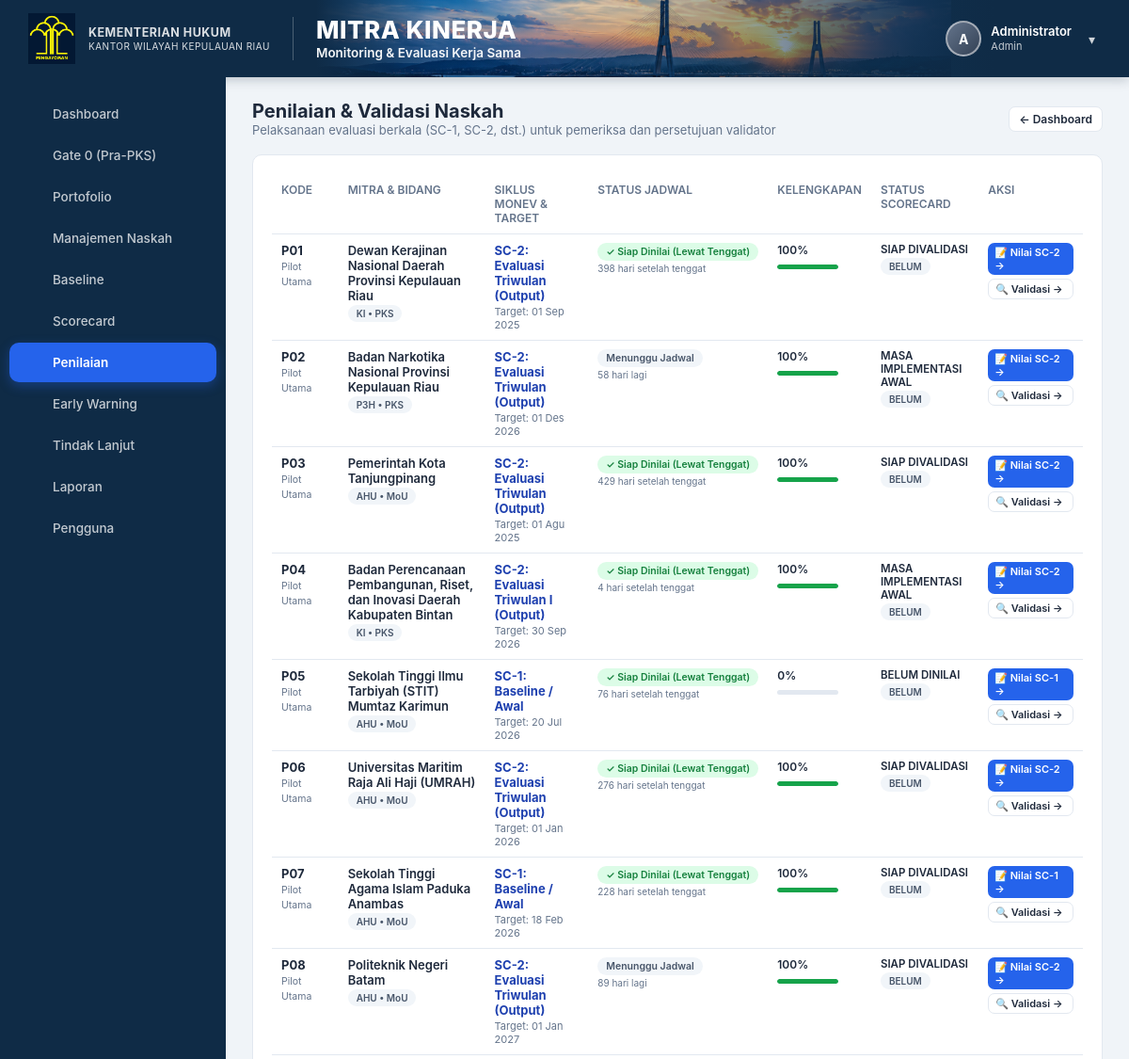
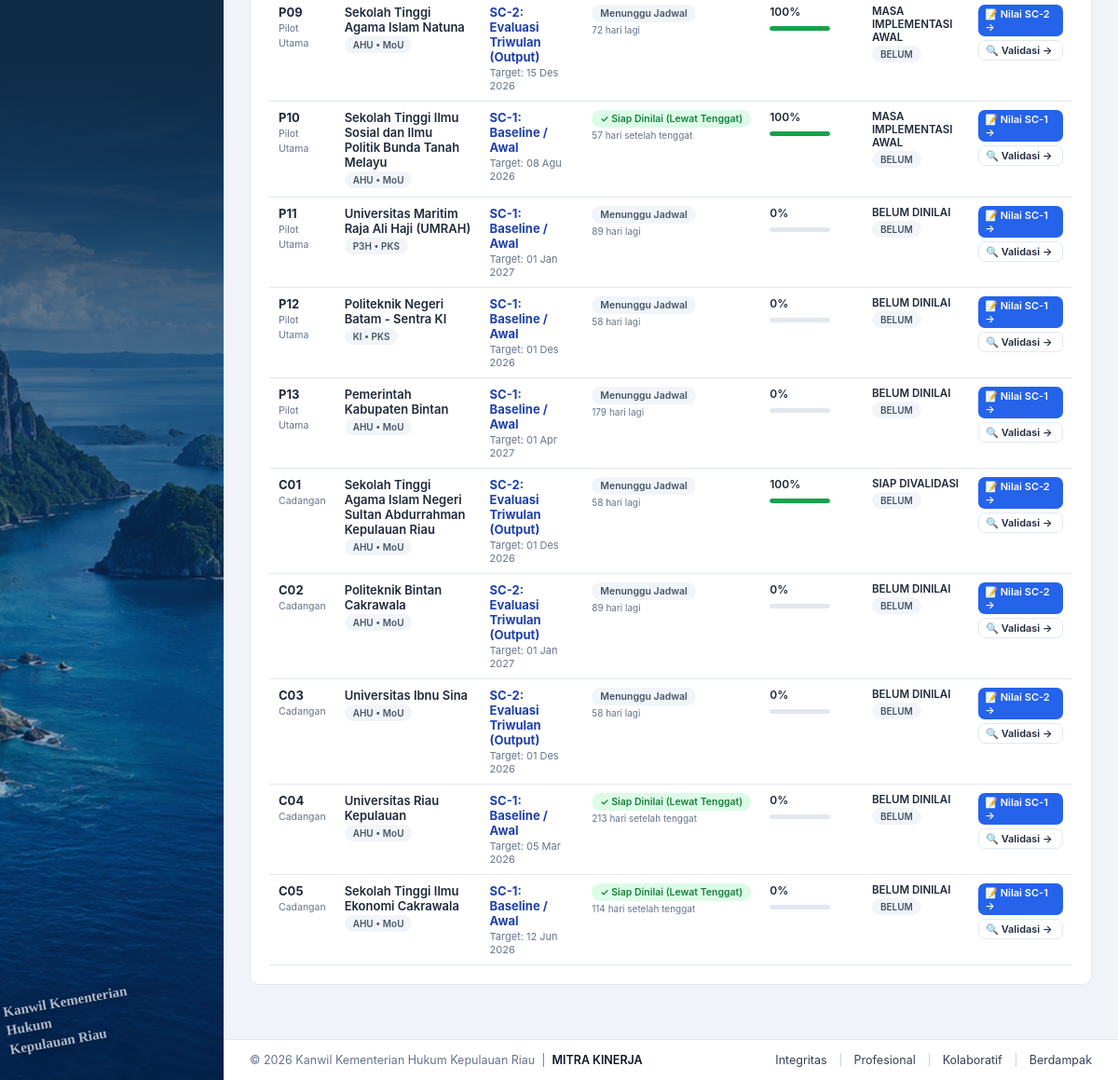
Page /mitra_validasi.php (signed in) on the committed database (2 pictures, top to bottom).
### tables this page shows
CREATE TABLE `users` (
  `id` int(11) NOT NULL AUTO_INCREMENT,
  `nama` varchar(150) NOT NULL,
  `username` varchar(50) NOT NULL,
  `password_hash` varchar(255) NOT NULL,
  `role` enum('admin','pemeriksa','validator','pimpinan','pengampu','pic') NOT NULL,
  `aktif` tinyint(1) NOT NULL DEFAULT 1,
  `created_at` timestamp NOT NULL DEFAULT current_timestamp(),
  PRIMARY KEY (`id`),
  UNIQUE KEY `username` (`username`)
);

CREATE TABLE `mitra_kinerja` (
  `id` int(11) NOT NULL AUTO_INCREMENT,
  `kode` varchar(5) NOT NULL,
  `portofolio` enum('Pilot Utama','Cadangan') NOT NULL,
  `nama_mitra` varchar(255) NOT NULL,
  `judul` text DEFAULT NULL,
  `jenis` enum('PKS','MoU') NOT NULL,
  `bidang` enum('AHU','KI','P3H','PPL','Keuangan','Humas','SDM') DEFAULT 'AHU',
  `pks_induk_id` int(11) DEFAULT NULL,
  `tanggal_mulai` date DEFAULT NULL,
  `tanggal_berakhir` date DEFAULT NULL,
  `status_tanggal` enum('TERVERIFIKASI','BELUM TERVERIFIKASI') NOT NULL DEFAULT 'BELUM TERVERIFIKASI',
  `evaluasi_per_tahun` int(11) NOT NULL DEFAULT 4,
  `baseline_status` enum('BELUM DIISI','DALAM PROSES','TERVERIFIKASI / DIKUNCI') NOT NULL DEFAULT 'BELUM DIISI',
  `baseline_locked_at` datetime DEFAULT NULL,
  `baseline_locked_by` int(11) DEFAULT NULL,
  `baseline_pemeriksa` varchar(255) DEFAULT NULL,
  `baseline_catatan_ringkasan` text DEFAULT NULL,
  `cutoff_date` date DEFAULT NULL,
  `sumber_baseline` varchar(255) DEFAULT NULL,
  `pic_internal` varchar(255) DEFAULT NULL,
  `pic_mitra` varchar(255) DEFAULT NULL,
  `pic_focal_point` varchar(255) DEFAULT NULL,
  `file_naskah` varchar(255) DEFAULT NULL,
  `foto_kerjasama` varchar(255) DEFAULT NULL,
  `pemeriksa_id` int(11) DEFAULT NULL,
  `tanggal_review` date DEFAULT NULL,
  `status_scorecard` varchar(50) NOT NULL DEFAULT 'BELUM LENGKAP',
  `posisi_portofolio` varchar(150) NOT NULL DEFAULT 'BELUM DAPAT DITENTUKAN',
  `rekomendasi` text DEFAULT NULL,
  `created_at` timestamp NOT NULL DEFAULT current_timestamp(),
  `updated_at` timestamp NOT NULL DEFAULT current_timestamp() ON UPDATE current_timestamp(),
  PRIMARY KEY (`id`),
  UNIQUE KEY `kode` (`kode`),
  KEY `pemeriksa_id` (`pemeriksa_id`),
  KEY `fk_mitra_induk` (`pks_induk_id`),
  CONSTRAINT `fk_mitra_induk` FOREIGN KEY (`pks_induk_id`) REFERENCES `mitra_kinerja` (`id`) ON DELETE SET NULL,
  CONSTRAINT `mitra_kinerja_ibfk_1` FOREIGN KEY (`pemeriksa_id`) REFERENCES `users` (`id`) ON DELETE SET NULL
);

CREATE TABLE `siklus_monev` (
  `id` int(11) NOT NULL AUTO_INCREMENT,
  `mitra_id` int(11) NOT NULL,
  `rencana_kerja_id` int(11) DEFAULT NULL,
  `siklus_ke` int(11) NOT NULL,
  `nama_siklus` varchar(100) NOT NULL,
  `tanggal_target_evaluasi` date NOT NULL,
  `tanggal_realisasi_evaluasi` date DEFAULT NULL,
  `status_siklus` enum('Menunggu','Perlu Penilaian Segera','Sedang Dinilai','Selesai') NOT NULL DEFAULT 'Menunggu',
  `catatan_monev` text DEFAULT NULL,
  `nilai_siklus` decimal(6,2) DEFAULT NULL,
  `created_at` timestamp NOT NULL DEFAULT current_timestamp(),
  PRIMARY KEY (`id`),
  UNIQUE KEY `uq_mitra_siklus` (`mitra_id`, `siklus_ke`),
  KEY `mitra_id` (`mitra_id`),
  KEY `rencana_kerja_id` (`rencana_kerja_id`),
  CONSTRAINT `siklus_monev_ibfk_1` FOREIGN KEY (`mitra_id`) REFERENCES `mitra_kinerja` (`id`) ON DELETE CASCADE,
  CONSTRAINT `siklus_monev_ibfk_2` FOREIGN KEY (`rencana_kerja_id`) REFERENCES `rencana_kerja` (`id`) ON DELETE SET NULL
);

CREATE TABLE `validasi` (
  `id` int(11) NOT NULL AUTO_INCREMENT,
  `mitra_id` int(11) NOT NULL,
  `status` enum('BELUM','DISETUJUI','PERLU PERBAIKAN') NOT NULL DEFAULT 'BELUM',
  `validator_id` int(11) DEFAULT NULL,
  `tanggal_validasi` date DEFAULT NULL,
  `catatan` text DEFAULT NULL,
  PRIMARY KEY (`id`),
  UNIQUE KEY `mitra_id` (`mitra_id`),
  KEY `validator_id` (`validator_id`),
  CONSTRAINT `validasi_ibfk_1` FOREIGN KEY (`mitra_id`) REFERENCES `mitra_kinerja` (`id`) ON DELETE CASCADE,
  CONSTRAINT `validasi_ibfk_2` FOREIGN KEY (`validator_id`) REFERENCES `users` (`id`) ON DELETE SET NULL
);

### mitra_validasi.php (the view, shortened to what the rows shown need)
<?php
require_once __DIR__ . '/includes/auth.php';
require_once __DIR__ . '/includes/data.php';
requireRole(['admin', 'pemeriksa', 'validator']);
$pdo = getDB();
$user = currentUser();
$userRole = $user['role'] ?? 'pemeriksa';
$id = (int)($_GET['id'] ?? 0);
if ($id <= 0) {
    $all = getAllMitraSummary($pdo);
    usort($all, function($a, $b) {
        $pA = ($a['mitra']['portofolio'] === 'Pilot Utama' || $a['mitra']['portofolio'] === 'PILOT') ? 0 : 1;
        $pB = ($b['mitra']['portofolio'] === 'Pilot Utama' || $b['mitra']['portofolio'] === 'PILOT') ? 0 : 1;
        if ($pA !== $pB) return $pA <=> $pB;
        return strnatcasecmp($a['mitra']['kode'], $b['mitra']['kode']);
    });
    require __DIR__ . '/includes/header.php';
    ?>
    <div class="flex-between" style="margin-bottom:18px;">
        <div>
            <h1 style="margin:0;font-size:20px;">Penilaian &amp; Validasi Naskah</h1>
        </div>
    </div>
    <div class="card">
        <div class="table-wrap">
        <table>
            <thead>
                <tr>
                    <th style="width:8%;">Kode</th>
                    <th style="width:22%;">Mitra &amp; Bidang</th>
                    <th style="width:16%;">Siklus Monev &amp; Target</th>
                    <th style="width:14%;">Status Jadwal</th>
                    <th style="width:10%;">Kelengkapan</th>
                    <th style="width:14%;">Status Scorecard</th>
                    <th style="width:16%;">Aksi</th>
                </tr>
            </thead>
            <tbody>
            <?php foreach ($all as $s):
                $m = $s['mitra'];
                $monev = $s['monev'];
                $msLabel = 'SC-1';
                $msTarget = $monev['target_evaluasi_terdekat'] ?? $m['tanggal_berakhir'];
                $msDays = $monev['hari_menuju_evaluasi'] ?? 0;
                $isDuePast = false;
                $allMilestonesCompleted = false;
                $activeMsFound = false;
                if (!empty($monev['milestones'])) {
                    foreach ($monev['milestones'] as $ms) {
                        $isCompleted = in_array(strtolower(trim($ms['status_siklus'] ?? '')), ['selesai', 'selesai evaluasi'], true);
                        if ($isCompleted) {
                            continue;
                        }
                        if (!$activeMsFound) {
                            $msLabel = $ms['nama'];
                            $msTarget = $ms['target_tgl'];
                            $msDays = $ms['sisa_hari'];
                            $isDuePast = !empty($ms['is_past']);
                            $activeMsFound = true;
                        }
                    }
                }
            ?>
                <tr>
                    <td><strong><?= h($m['kode']) ?></strong><br><span class="muted" style="font-size:10.5px;"><?= h($m['portofolio']) ?></span></td>
                    <td>
                        <div style="font-weight:600;color:#1e293b;"><?= h($m['nama_mitra']) ?></div>
                        <span class="badge badge-secondary" style="font-size:10px;margin-top:2px;"><?= h($m['bidang'] ?? 'AHU') ?> &bull; <?= h($m['jenis']) ?></span>
                    </td>
                    <td>
                        <?php if ($allMilestonesCompleted): ?>
                            <strong style="color:#16a34a;"><?= h($msLabel) ?></strong>
                            <div class="muted" style="font-size:11px;margin-top:2px;">Selesai (<?= count($monev['milestones']) ?>/<?= count($monev['milestones']) ?> Siklus)</div>
                        <?php else: ?>
                            <strong style="color:#1e40af;"><?= h($msLabel) ?></strong>
                            <div class="muted" style="font-size:11px;margin-top:2px;">Target: <?= formatTanggal($msTarget) ?></div>
                        <?php endif; ?>
                    </td>
                    <td>
                        <?php if ($allMilestonesCompleted): ?>
                            <span class="badge badge-success" style="font-size:10.5px;">✓ Siklus Tuntas</span>
                            <div class="muted" style="font-size:10px;margin-top:2px;">Semua evaluasi selesai</div>
                        <?php elseif ($isDuePast || ($msDays !== null && $msDays < 0)): ?>
                            <span class="badge badge-success" style="font-size:10.5px;">✓ Siap Dinilai (Lewat Tenggat)</span>
                            <div class="muted" style="font-size:10px;margin-top:2px;"><?= abs($msDays) ?> hari setelah tenggat</div>
                        <?php elseif ($msDays !== null && $msDays <= 30): ?>
                            <span class="badge badge-warning" style="font-size:10.5px;">⏳ Mendekati (<?= $msDays ?> hari)</span>
                            <div class="muted" style="font-size:10px;margin-top:2px;">Periode input pengampu</div>
                        <?php else: ?>
                            <span class="badge badge-secondary" style="font-size:10.5px;">Menunggu Jadwal</span>
                            <div class="muted" style="font-size:10px;margin-top:2px;"><?= $msDays ?> hari lagi</div>
                        <?php endif; ?>
                    </td>
                    <td>
                        <div style="font-weight:600;font-size:12px;"><?= $s['kelengkapan'] ?>%</div>
                        <div class="hbar-track" style="width:65px;height:5px;display:inline-block;">
                            <div class="hbar-fill" style="width:<?= $s['kelengkapan'] ?>%;background:<?= $s['kelengkapan'] >= 100 ? '#16a34a' : '#ca8a04' ?>;"></div>
                        </div>
                    </td>
                    <td>
                        <div style="font-weight:600;font-size:11.5px;"><?= h($s['status_scorecard']) ?></div>
                        <?php
                        $vBadge = match($s['validasi']['status']) {
                            'DISETUJUI' => 'success',
                            'PERLU PERBAIKAN' => 'danger',
                            default => 'secondary'
                        };
                        ?>
                        <span class="badge badge-<?= $vBadge ?>" style="font-size:10px;margin-top:2px;"><?= h($s['validasi']['status']) ?></span>
                    </td>
                    <td>
                        <div style="display:flex;flex-direction:column;gap:4px;">
                            <?php if ($userRole === 'pemeriksa' || $userRole === 'admin'): ?>
                                <?php if ($allMilestonesCompleted): ?>
                                    <a href="mitra_edit.php?id=<?= $m['id'] ?>" class="btn btn-outline btn-sm" style="font-size:11px;padding:3px 7px;">
                                        📊 Lihat Scorecard &rarr;
                                    </a>
                                <?php else: ?>
                                    <a href="mitra_edit.php?id=<?= $m['id'] ?>" class="btn btn-primary btn-sm" style="font-size:11px;padding:3px 7px;">
                                        📝 Nilai <?= h(explode(':', $msLabel)[0]) ?> &rarr;
                                    </a>
                                <?php endif; ?>
                            <?php endif; ?>
                            <?php if ($userRole === 'validator' || $userRole === 'admin'): ?>
                                <a href="mitra_validasi.php?id=<?= $m['id'] ?>" class="btn btn-outline btn-sm" style="font-size:11px;padding:3px 7px;">
                                    🔍 Validasi &rarr;
                                </a>
                            <?php endif; ?>
                        </div>
                    </td>
                </tr>
            <?php endforeach; ?>
            </tbody>
        </table>
        </div>
    </div>
    <?php
    require __DIR__ . '/includes/footer.php';
    exit;
}
require __DIR__ . '/includes/header.php';
?>
<?php require __DIR__ . '/includes/footer.php'; ?>

### includes/header.php (shortened to what the rows shown need)
<?php
$user = currentUser();
$currentPage = basename($_SERVER['PHP_SELF'] ?? '', '.php');
$role = $user['role'] ?? 'pemeriksa';
$allNavItems = [
    ['page' => 'dashboard',      'label' => 'Dashboard',         'roles' => ['admin','pemeriksa','validator','pimpinan','pengampu','pic']],
    ['page' => 'gate0',          'label' => 'Gate 0 (Pra-PKS)',  'roles' => ['admin','pemeriksa','pimpinan','pengampu']],
    ['page' => 'portofolio',     'label' => 'Portofolio',        'roles' => ['admin','pemeriksa','validator','pimpinan','pengampu','pic']],
    ['page' => 'mitra_manage',   'label' => 'Manajemen Naskah',  'roles' => ['admin','pemeriksa','pengampu']],
    ['page' => 'baseline',       'label' => 'Baseline',          'roles' => ['admin','pemeriksa','validator','pimpinan','pengampu','pic']],
    ['page' => 'scorecard',      'label' => 'Scorecard',         'roles' => ['admin','pemeriksa','validator','pimpinan','pengampu','pic']],
    ['page' => 'mitra_validasi', 'label' => 'Penilaian',         'roles' => ['admin','pemeriksa','validator']],
    ['page' => 'early_warning',  'label' => 'Early Warning',     'roles' => ['admin','pemeriksa','validator','pimpinan','pengampu','pic']],
    ['page' => 'tindak_lanjut',  'label' => 'Tindak Lanjut',     'roles' => ['admin','pemeriksa','validator','pimpinan','pengampu','pic']],
    ['page' => 'laporan',        'label' => 'Laporan',           'roles' => ['admin','pemeriksa','validator','pimpinan','pengampu','pic']],
];
$navItems = array_filter($allNavItems, fn($n) => in_array($role, $n['roles'], true));
$initials = '';
if ($user) {
    $parts = preg_split('/\s+/', trim($user['nama']));
    $initials = strtoupper(substr($parts[0], 0, 1));
}
?>
<!DOCTYPE html>
<html lang="id">
<head>
<link rel="stylesheet" href="public/css/style.css?v=<?= filemtime(__DIR__ . '/../public/css/style.css') ?>">
</head>
<body>
<?php if ($user): ?>
<div class="app-layout">
<div class="app-layout-main">
    <aside class="sidebar">
        <nav class="sidebar-nav">
            <?php foreach ($navItems as $nav): ?>
            <a href="<?= $nav['page'] ?>.php" class="<?= $currentPage === $nav['page'] ? 'active' : '' ?>">
                <span class="nav-icon"><?= $icons[$nav['page']] ?? '' ?></span><span><?= $nav['label'] ?></span>
            </a>
            <?php endforeach; ?>
            <?php if ($user['role'] === 'admin'): ?>
            <a href="users_list.php" class="<?= $currentPage === 'users_list' ? 'active' : '' ?>">
                <span class="nav-icon"><?= $icons['users_list'] ?? '' ?></span><span>Pengguna</span>
            </a>
            <?php endif; ?>
        </nav>
        <div class="sidebar-motto">Kanwil Kementerian Hukum<br>Kepulauan Riau</div>
    </aside>
    <div class="app-content">
        <header class="app-hero">
            <div class="hero-left">
                <div class="hero-logo-block">
                    <div class="hero-logo-badge">
                        <img src="public/img/logo-hukum.png" alt="Logo Hukum">
                    </div>
                    <div class="hero-instansi">
                        <strong>KEMENTERIAN HUKUM</strong>
                        <span>KANTOR WILAYAH KEPULAUAN RIAU</span>
                    </div>
                </div>
                <div class="hero-titles">
                    <div class="hero-title">MITRA KINERJA</div>
                    <div class="hero-subtitle">Monitoring &amp; Evaluasi Kerja Sama</div>
                </div>
            </div>
            <div class="hero-right">
                <div class="header-user">
                    <div class="user-avatar"><?= h($initials) ?></div>
                    <div class="user-info">
                        <div class="user-name"><?= h($user['nama']) ?></div>
                        <div class="user-role"><?= h(ucfirst($user['role'])) ?></div>
                    </div>
                    <form method="POST" action="logout.php" style="display:inline;margin:0;padding:0;" onsubmit="return confirm('Apakah Anda yakin ingin keluar dari akun?');">
                        <button type="submit" class="btn-logout" title="Keluar / Logout" style="background:none;border:none;cursor:pointer;font:inherit;line-height:inherit;display:inline-flex;align-items:center;">▾</button>
                    </form>
                </div>
            </div>
        </header>
        <div class="page-body">
<?php else: ?>
<div class="page-body">
<?php endif; ?>

### rows in the picture
users: nama "A", nama "Administrator", role "Admin"
mitra_kinerja: kode "P01", portofolio "Pilot Utama", nama_mitra "Dewan Kerajinan Nasional Daerah Provinsi Kepulauan Riau", bidang "KI", jenis "PKS"
siklus_monev: nama_siklus "SC-2: Evaluasi Triwulan (Output)", tanggal_target_evaluasi "01 Sep 2025", nama_siklus "SC-2"
validasi: status "BELUM"
mitra_kinerja: kode "P02", portofolio "Pilot Utama", nama_mitra "Badan Narkotika Nasional Provinsi Kepulauan Riau", bidang "P3H", jenis "PKS", msLabel "SC-2: Evaluasi Triwulan (Output)", msTarget "01 Des 2026", msDays "58", kelengkapan "100", status_scorecard "MASA IMPLEMENTASI AWAL", msLabel "SC-2", msDays "4"
validasi: status "BELUM"
mitra_kinerja: kode "P03", portofolio "Pilot Utama", nama_mitra "Pemerintah Kota Tanjungpinang", bidang "AHU", jenis "MoU"
siklus_monev: nama_siklus "SC-2: Evaluasi Triwulan (Output)", tanggal_target_evaluasi "01 Agu 2025", nama_siklus "SC-2"
validasi: status "BELUM"
mitra_kinerja: kode "P04", portofolio "Pilot Utama", nama_mitra "Badan Perencanaan Pembangunan, Riset, dan Inovasi Daerah Kabupaten Bintan", bidang "KI", jenis "PKS"
siklus_monev: nama_siklus "SC-2: Evaluasi Triwulan I (Output)", tanggal_target_evaluasi "30 Sep 2026", nama_siklus "SC-2"
validasi: status "BELUM"
mitra_kinerja: kode "P05", portofolio "Pilot Utama", nama_mitra "Sekolah Tinggi Ilmu Tarbiyah (STIT) Mumtaz Karimun", bidang "AHU", jenis "MoU"
validasi: status "BELUM"
mitra_kinerja: kode "P06", portofolio "Pilot Utama", nama_mitra "Universitas Maritim Raja Ali Haji (UMRAH)", bidang "AHU", jenis "MoU"
siklus_monev: nama_siklus "SC-2: Evaluasi Triwulan (Output)", tanggal_target_evaluasi "01 Jan 2026", nama_siklus "SC-2"
validasi: status "BELUM"
mitra_kinerja: kode "P07", portofolio "Pilot Utama", nama_mitra "Sekolah Tinggi Agama Islam Paduka Anambas", bidang "AHU", jenis "MoU", msLabel "SC-1: Baseline / Awal", msTarget "18 Feb 2026", msDays "228", kelengkapan "100", status_scorecard "SIAP DIVALIDASI", msLabel "SC-1"
validasi: status "BELUM"
mitra_kinerja: kode "P08", portofolio "Pilot Utama", nama_mitra "Politeknik Negeri Batam", bidang "AHU", jenis "MoU"
siklus_monev: nama_siklus "SC-2: Evaluasi Triwulan (Output)", tanggal_target_evaluasi "01 Jan 2027", nama_siklus "SC-2"
validasi: status "BELUM"
mitra_kinerja: kode "P09", portofolio "Pilot Utama", nama_mitra "Sekolah Tinggi Agama Islam Natuna", bidang "AHU", jenis "MoU", msDays "72", kelengkapan "100", status_scorecard "MASA IMPLEMENTASI AWAL"
siklus_monev: nama_siklus "SC-2: Evaluasi Triwulan (Output)", tanggal_target_evaluasi "15 Des 2026", nama_siklus "SC-2"
validasi: status "BELUM"
mitra_kinerja: kode "P10", portofolio "Pilot Utama", nama_mitra "Sekolah Tinggi Ilmu Sosial dan Ilmu Politik Bunda Tanah Melayu", bidang "AHU", jenis "MoU", msLabel "SC-1: Baseline / Awal", msTarget "08 Agu 2026", msDays "57", kelengkapan "100", status_scorecard "MASA IMPLEMENTASI AWAL", msLabel "SC-1"
validasi: status "BELUM"
mitra_kinerja: kode "P11", portofolio "Pilot Utama", nama_mitra "Universitas Maritim Raja Ali Haji (UMRAH)", bidang "P3H", jenis "PKS"
validasi: status "BELUM"
mitra_kinerja: kode "P12", portofolio "Pilot Utama", nama_mitra "Politeknik Negeri Batam - Sentra KI", bidang "KI", jenis "PKS"
validasi: status "BELUM"
mitra_kinerja: kode "P13", portofolio "Pilot Utama", nama_mitra "Pemerintah Kabupaten Bintan", bidang "AHU", jenis "MoU"
validasi: status "BELUM"
mitra_kinerja: kode "C01", portofolio "Cadangan", nama_mitra "Sekolah Tinggi Agama Islam Negeri Sultan Abdurrahman Kepulauan Riau", bidang "AHU", jenis "MoU"
validasi: status "BELUM"
mitra_kinerja: kode "C02", portofolio "Cadangan", nama_mitra "Politeknik Bintan Cakrawala", bidang "AHU", jenis "MoU"
validasi: status "BELUM"
mitra_kinerja: kode "C03", portofolio "Cadangan", nama_mitra "Universitas Ibnu Sina", bidang "AHU", jenis "MoU"
validasi: status "BELUM"
mitra_kinerja: kode "C04", portofolio "Cadangan", nama_mitra "Universitas Riau Kepulauan", bidang "AHU", jenis "MoU"
validasi: status "BELUM"
mitra_kinerja: kode "C05", portofolio "Cadangan", nama_mitra "Sekolah Tinggi Ilmu Ekonomi Cakrawala", bidang "AHU", jenis "MoU"
validasi: status "BELUM"

### other values in the picture
$nav['label'] "Dashboard"
$nav['label'] "Gate 0 (Pra-PKS)"
$nav['label'] "Portofolio"
$nav['label'] "Manajemen Naskah"
$nav['label'] "Baseline"
$nav['label'] "Scorecard"
$nav['label'] "Penilaian"
$nav['label'] "Early Warning"
$nav['label'] "Tindak Lanjut"
$nav['label'] "Laporan"
abs($msDays) "398"
$s['kelengkapan'] "100"
$s['status_scorecard'] "SIAP DIVALIDASI"
abs($msDays) "429"
$msLabel "SC-1: Baseline / Awal"
